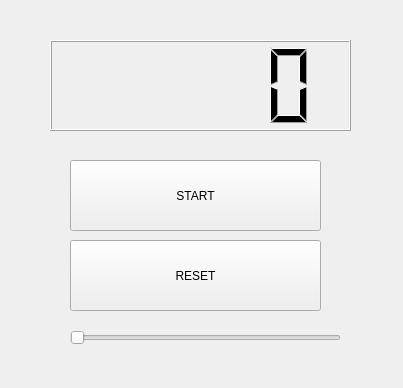
<?xml version="1.0" encoding="UTF-8"?>
<ui version="4.0">
 <class>Counter</class>
 <widget class="QWidget" name="Counter">
  <property name="geometry">
   <rect>
    <x>0</x>
    <y>0</y>
    <width>403</width>
    <height>388</height>
   </rect>
  </property>
  <property name="windowTitle">
   <string>Counter</string>
  </property>
  <widget class="QPushButton" name="button">
   <property name="geometry">
    <rect>
     <x>70</x>
     <y>240</y>
     <width>251</width>
     <height>71</height>
    </rect>
   </property>
   <property name="text">
    <string>RESET</string>
   </property>
  </widget>
  <widget class="QLCDNumber" name="lcdNumber">
   <property name="geometry">
    <rect>
     <x>50</x>
     <y>40</y>
     <width>301</width>
     <height>91</height>
    </rect>
   </property>
  </widget>
  <widget class="QPushButton" name="Start">
   <property name="geometry">
    <rect>
     <x>70</x>
     <y>160</y>
     <width>251</width>
     <height>71</height>
    </rect>
   </property>
   <property name="text">
    <string>START</string>
   </property>
  </widget>
  <widget class="QSlider" name="horizontalSlider">
   <property name="geometry">
    <rect>
     <x>70</x>
     <y>330</y>
     <width>271</width>
     <height>16</height>
    </rect>
   </property>
   <property name="orientation">
    <enum>Qt::Horizontal</enum>
   </property>
  </widget>
 </widget>
 <resources/>
 <connections/>
</ui>
